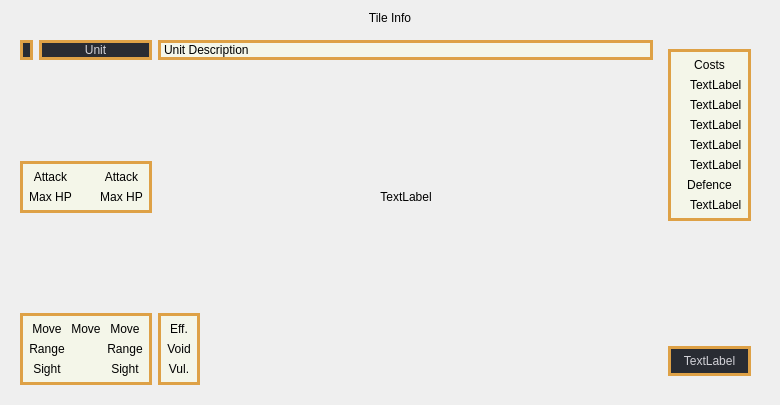
<?xml version="1.0" encoding="UTF-8"?>
<ui version="4.0">
 <class>DescriptionWidget</class>
 <widget class="QWidget" name="DescriptionWidget">
  <property name="geometry">
   <rect>
    <x>0</x>
    <y>0</y>
    <width>780</width>
    <height>405</height>
   </rect>
  </property>
  <property name="focusPolicy">
   <enum>Qt::StrongFocus</enum>
  </property>
  <property name="windowTitle">
   <string>Description</string>
  </property>
  <property name="autoFillBackground">
   <bool>true</bool>
  </property>
  <property name="styleSheet">
   <string notr="true">DescriptionWidget{
	background-image: url(:/image/bricks_background.png);
}</string>
  </property>
  <layout class="QVBoxLayout" name="verticalLayout">
   <item>
    <widget class="QLabel" name="label">
     <property name="text">
      <string>Tile Info</string>
     </property>
     <property name="alignment">
      <set>Qt::AlignCenter</set>
     </property>
    </widget>
   </item>
   <item>
    <widget class="QWidget" name="widget" native="true">
     <property name="autoFillBackground">
      <bool>true</bool>
     </property>
     <property name="styleSheet">
      <string notr="true"/>
     </property>
     <layout class="QHBoxLayout" name="horizontalLayout_2">
      <item>
       <layout class="QVBoxLayout" name="verticalLayout_2">
        <item>
         <layout class="QHBoxLayout" name="horizontalLayout">
          <item>
           <widget class="QLabel" name="unitIconLabel">
            <property name="sizePolicy">
             <sizepolicy hsizetype="Fixed" vsizetype="Preferred">
              <horstretch>0</horstretch>
              <verstretch>0</verstretch>
             </sizepolicy>
            </property>
            <property name="styleSheet">
             <string notr="true">QLabel{
	color: #d1d1d7;
	border: 3px solid #dea146;
	background-color: #292c33;
}</string>
            </property>
            <property name="text">
             <string/>
            </property>
            <property name="pixmap">
             <pixmap resource="resources.qrc">:/image/unit_icon/0</pixmap>
            </property>
           </widget>
          </item>
          <item>
           <widget class="QLabel" name="unitNameLabel">
            <property name="sizePolicy">
             <sizepolicy hsizetype="Preferred" vsizetype="Preferred">
              <horstretch>0</horstretch>
              <verstretch>0</verstretch>
             </sizepolicy>
            </property>
            <property name="styleSheet">
             <string notr="true">QLabel{
	color: #d1d1d7;
	border: 3px solid #dea146;
	background-color: #292c33;
}</string>
            </property>
            <property name="text">
             <string>Unit</string>
            </property>
            <property name="alignment">
             <set>Qt::AlignCenter</set>
            </property>
           </widget>
          </item>
         </layout>
        </item>
        <item>
         <spacer name="verticalSpacer_4">
          <property name="orientation">
           <enum>Qt::Vertical</enum>
          </property>
          <property name="sizeHint" stdset="0">
           <size>
            <width>20</width>
            <height>40</height>
           </size>
          </property>
         </spacer>
        </item>
        <item>
         <widget class="QWidget" name="unitBattleDataWidget" native="true">
          <property name="styleSheet">
           <string notr="true">#unitBattleDataWidget
{
	border: 3px solid #dea146;
	background-color: #f4f6e9;
}</string>
          </property>
          <layout class="QGridLayout" name="gridLayout_3">
           <item row="1" column="0">
            <widget class="QLabel" name="label_8">
             <property name="text">
              <string>Max HP</string>
             </property>
             <property name="alignment">
              <set>Qt::AlignCenter</set>
             </property>
            </widget>
           </item>
           <item row="1" column="1">
            <widget class="QLabel" name="label_9">
             <property name="text">
              <string/>
             </property>
             <property name="pixmap">
              <pixmap resource="resources.qrc">:/image/icon/heart</pixmap>
             </property>
             <property name="alignment">
              <set>Qt::AlignCenter</set>
             </property>
            </widget>
           </item>
           <item row="0" column="1">
            <widget class="QLabel" name="label_7">
             <property name="text">
              <string/>
             </property>
             <property name="pixmap">
              <pixmap resource="resources.qrc">:/image/icon/sword</pixmap>
             </property>
             <property name="alignment">
              <set>Qt::AlignCenter</set>
             </property>
            </widget>
           </item>
           <item row="0" column="0">
            <widget class="QLabel" name="label_2">
             <property name="text">
              <string>Attack</string>
             </property>
             <property name="alignment">
              <set>Qt::AlignCenter</set>
             </property>
            </widget>
           </item>
           <item row="0" column="2">
            <widget class="QLabel" name="attackLabel">
             <property name="text">
              <string>Attack</string>
             </property>
             <property name="alignment">
              <set>Qt::AlignCenter</set>
             </property>
            </widget>
           </item>
           <item row="1" column="2">
            <widget class="QLabel" name="maxHPLabel">
             <property name="text">
              <string>Max HP</string>
             </property>
             <property name="alignment">
              <set>Qt::AlignCenter</set>
             </property>
            </widget>
           </item>
          </layout>
         </widget>
        </item>
        <item>
         <spacer name="verticalSpacer">
          <property name="orientation">
           <enum>Qt::Vertical</enum>
          </property>
          <property name="sizeHint" stdset="0">
           <size>
            <width>20</width>
            <height>40</height>
           </size>
          </property>
         </spacer>
        </item>
        <item>
         <widget class="QWidget" name="unitDataWidget" native="true">
          <property name="styleSheet">
           <string notr="true">#unitDataWidget
{
	border: 3px solid #dea146;
	background-color: #f4f6e9;
}</string>
          </property>
          <layout class="QGridLayout" name="gridLayout_4">
           <item row="2" column="2">
            <widget class="QLabel" name="sightLabel">
             <property name="text">
              <string>Sight</string>
             </property>
             <property name="alignment">
              <set>Qt::AlignCenter</set>
             </property>
            </widget>
           </item>
           <item row="1" column="1">
            <widget class="QLabel" name="rangeIconLabel">
             <property name="text">
              <string/>
             </property>
             <property name="pixmap">
              <pixmap resource="resources.qrc">:/image/icon/groove</pixmap>
             </property>
             <property name="alignment">
              <set>Qt::AlignCenter</set>
             </property>
            </widget>
           </item>
           <item row="0" column="1">
            <widget class="QLabel" name="moveTypeLabel">
             <property name="text">
              <string>Move</string>
             </property>
             <property name="alignment">
              <set>Qt::AlignCenter</set>
             </property>
            </widget>
           </item>
           <item row="1" column="2">
            <widget class="QLabel" name="rangeLabel">
             <property name="text">
              <string>Range</string>
             </property>
             <property name="alignment">
              <set>Qt::AlignCenter</set>
             </property>
            </widget>
           </item>
           <item row="0" column="2">
            <widget class="QLabel" name="moveLabel">
             <property name="text">
              <string>Move</string>
             </property>
             <property name="alignment">
              <set>Qt::AlignCenter</set>
             </property>
            </widget>
           </item>
           <item row="2" column="1">
            <widget class="QLabel" name="sightIconLabel">
             <property name="text">
              <string/>
             </property>
             <property name="pixmap">
              <pixmap resource="resources.qrc">:/image/icon/sight</pixmap>
             </property>
             <property name="alignment">
              <set>Qt::AlignCenter</set>
             </property>
            </widget>
           </item>
           <item row="0" column="0">
            <widget class="QLabel" name="label_6">
             <property name="text">
              <string>Move</string>
             </property>
             <property name="alignment">
              <set>Qt::AlignCenter</set>
             </property>
            </widget>
           </item>
           <item row="2" column="0">
            <widget class="QLabel" name="label_11">
             <property name="text">
              <string>Sight</string>
             </property>
             <property name="alignment">
              <set>Qt::AlignCenter</set>
             </property>
            </widget>
           </item>
           <item row="1" column="0">
            <widget class="QLabel" name="label_5">
             <property name="text">
              <string>Range</string>
             </property>
             <property name="alignment">
              <set>Qt::AlignCenter</set>
             </property>
            </widget>
           </item>
          </layout>
         </widget>
        </item>
       </layout>
      </item>
      <item>
       <layout class="QVBoxLayout" name="verticalLayout_3">
        <item>
         <widget class="QLabel" name="descriptionLabel">
          <property name="styleSheet">
           <string notr="true">QLabel{
	border: 3px solid #dea146;
	background-color: #f4f6e9;
}</string>
          </property>
          <property name="text">
           <string>Unit Description</string>
          </property>
          <property name="wordWrap">
           <bool>true</bool>
          </property>
         </widget>
        </item>
        <item>
         <spacer name="horizontalSpacer">
          <property name="orientation">
           <enum>Qt::Horizontal</enum>
          </property>
          <property name="sizeHint" stdset="0">
           <size>
            <width>40</width>
            <height>20</height>
           </size>
          </property>
         </spacer>
        </item>
        <item>
         <spacer name="verticalSpacer_3">
          <property name="orientation">
           <enum>Qt::Vertical</enum>
          </property>
          <property name="sizeHint" stdset="0">
           <size>
            <width>20</width>
            <height>40</height>
           </size>
          </property>
         </spacer>
        </item>
        <item>
         <layout class="QHBoxLayout" name="horizontalLayout_5">
          <item>
           <spacer name="horizontalSpacer_3">
            <property name="orientation">
             <enum>Qt::Horizontal</enum>
            </property>
            <property name="sizeHint" stdset="0">
             <size>
              <width>40</width>
              <height>20</height>
             </size>
            </property>
           </spacer>
          </item>
          <item>
           <widget class="QLabel" name="unitPictureLabel">
            <property name="sizePolicy">
             <sizepolicy hsizetype="Preferred" vsizetype="Preferred">
              <horstretch>0</horstretch>
              <verstretch>0</verstretch>
             </sizepolicy>
            </property>
            <property name="text">
             <string>TextLabel</string>
            </property>
            <property name="alignment">
             <set>Qt::AlignCenter</set>
            </property>
           </widget>
          </item>
          <item>
           <spacer name="horizontalSpacer_2">
            <property name="orientation">
             <enum>Qt::Horizontal</enum>
            </property>
            <property name="sizeHint" stdset="0">
             <size>
              <width>40</width>
              <height>20</height>
             </size>
            </property>
           </spacer>
          </item>
         </layout>
        </item>
        <item>
         <spacer name="verticalSpacer_2">
          <property name="orientation">
           <enum>Qt::Vertical</enum>
          </property>
          <property name="sizeHint" stdset="0">
           <size>
            <width>20</width>
            <height>40</height>
           </size>
          </property>
         </spacer>
        </item>
        <item>
         <layout class="QHBoxLayout" name="horizontalLayout_3">
          <item>
           <widget class="QWidget" name="interunitsWidget" native="true">
            <property name="styleSheet">
             <string notr="true">#interunitsWidget
{
	border: 3px solid #dea146;
	background-color: #f4f6e9;
}</string>
            </property>
            <layout class="QGridLayout" name="interunitsLayout">
             <item row="1" column="0">
              <widget class="QLabel" name="label_3">
               <property name="sizePolicy">
                <sizepolicy hsizetype="Preferred" vsizetype="Preferred">
                 <horstretch>0</horstretch>
                 <verstretch>0</verstretch>
                </sizepolicy>
               </property>
               <property name="text">
                <string>Eff.</string>
               </property>
               <property name="alignment">
                <set>Qt::AlignCenter</set>
               </property>
              </widget>
             </item>
             <item row="2" column="0">
              <widget class="QLabel" name="label_10">
               <property name="text">
                <string>Void</string>
               </property>
               <property name="alignment">
                <set>Qt::AlignCenter</set>
               </property>
              </widget>
             </item>
             <item row="3" column="0">
              <widget class="QLabel" name="label_4">
               <property name="sizePolicy">
                <sizepolicy hsizetype="Preferred" vsizetype="Preferred">
                 <horstretch>0</horstretch>
                 <verstretch>0</verstretch>
                </sizepolicy>
               </property>
               <property name="text">
                <string>Vul.</string>
               </property>
               <property name="alignment">
                <set>Qt::AlignCenter</set>
               </property>
              </widget>
             </item>
            </layout>
           </widget>
          </item>
          <item>
           <spacer name="horizontalSpacer_4">
            <property name="orientation">
             <enum>Qt::Horizontal</enum>
            </property>
            <property name="sizeHint" stdset="0">
             <size>
              <width>40</width>
              <height>20</height>
             </size>
            </property>
           </spacer>
          </item>
         </layout>
        </item>
       </layout>
      </item>
      <item>
       <widget class="QWidget" name="terrainMainWidget" native="true">
        <layout class="QVBoxLayout" name="verticalLayout_4">
         <item>
          <widget class="QWidget" name="terrainWidget" native="true">
           <property name="styleSheet">
            <string notr="true">#terrainWidget
{
	border: 3px solid #dea146;
	background-color: #f4f6e9;
}</string>
           </property>
           <layout class="QGridLayout" name="gridLayout">
            <item row="2" column="0">
             <widget class="QLabel" name="label_14">
              <property name="text">
               <string/>
              </property>
              <property name="pixmap">
               <pixmap resource="resources.qrc">:/image/move_icon/1</pixmap>
              </property>
              <property name="alignment">
               <set>Qt::AlignCenter</set>
              </property>
             </widget>
            </item>
            <item row="3" column="1">
             <widget class="QLabel" name="moveLabel3">
              <property name="text">
               <string>TextLabel</string>
              </property>
             </widget>
            </item>
            <item row="5" column="0">
             <widget class="QLabel" name="label_18">
              <property name="text">
               <string/>
              </property>
              <property name="pixmap">
               <pixmap resource="resources.qrc">:/image/move_icon/3</pixmap>
              </property>
              <property name="alignment">
               <set>Qt::AlignCenter</set>
              </property>
             </widget>
            </item>
            <item row="1" column="0">
             <widget class="QLabel" name="label_12">
              <property name="text">
               <string/>
              </property>
              <property name="pixmap">
               <pixmap resource="resources.qrc">:/image/move_icon/0</pixmap>
              </property>
              <property name="alignment">
               <set>Qt::AlignCenter</set>
              </property>
             </widget>
            </item>
            <item row="5" column="1">
             <widget class="QLabel" name="moveLabel4">
              <property name="text">
               <string>TextLabel</string>
              </property>
             </widget>
            </item>
            <item row="0" column="0" colspan="2">
             <widget class="QLabel" name="label_24">
              <property name="text">
               <string>Costs</string>
              </property>
              <property name="alignment">
               <set>Qt::AlignCenter</set>
              </property>
             </widget>
            </item>
            <item row="6" column="0">
             <widget class="QLabel" name="label_20">
              <property name="text">
               <string/>
              </property>
              <property name="pixmap">
               <pixmap resource="resources.qrc">:/image/move_icon/4</pixmap>
              </property>
              <property name="alignment">
               <set>Qt::AlignCenter</set>
              </property>
             </widget>
            </item>
            <item row="2" column="1">
             <widget class="QLabel" name="moveLabel2">
              <property name="text">
               <string>TextLabel</string>
              </property>
             </widget>
            </item>
            <item row="8" column="1">
             <widget class="QLabel" name="defenceLabel">
              <property name="text">
               <string>TextLabel</string>
              </property>
             </widget>
            </item>
            <item row="1" column="1">
             <widget class="QLabel" name="moveLabel1">
              <property name="text">
               <string>TextLabel</string>
              </property>
             </widget>
            </item>
            <item row="3" column="0">
             <widget class="QLabel" name="label_16">
              <property name="text">
               <string/>
              </property>
              <property name="pixmap">
               <pixmap resource="resources.qrc">:/image/move_icon/2</pixmap>
              </property>
              <property name="alignment">
               <set>Qt::AlignCenter</set>
              </property>
             </widget>
            </item>
            <item row="6" column="1">
             <widget class="QLabel" name="moveLabel5">
              <property name="text">
               <string>TextLabel</string>
              </property>
             </widget>
            </item>
            <item row="8" column="0">
             <widget class="QLabel" name="label_22">
              <property name="text">
               <string/>
              </property>
              <property name="pixmap">
               <pixmap resource="resources.qrc">:/image/icon/shield</pixmap>
              </property>
              <property name="alignment">
               <set>Qt::AlignCenter</set>
              </property>
             </widget>
            </item>
            <item row="7" column="0" colspan="2">
             <widget class="QLabel" name="label_25">
              <property name="text">
               <string>Defence</string>
              </property>
              <property name="alignment">
               <set>Qt::AlignCenter</set>
              </property>
             </widget>
            </item>
           </layout>
          </widget>
         </item>
         <item>
          <spacer name="verticalSpacer_5">
           <property name="orientation">
            <enum>Qt::Vertical</enum>
           </property>
           <property name="sizeHint" stdset="0">
            <size>
             <width>20</width>
             <height>40</height>
            </size>
           </property>
          </spacer>
         </item>
         <item>
          <widget class="QLabel" name="terrainLabel">
           <property name="styleSheet">
            <string notr="true">QLabel{
	color: #d1d1d7;
	border: 3px solid #dea146;
	background-color: #292c33;
	padding: 5px 2px
}</string>
           </property>
           <property name="text">
            <string>TextLabel</string>
           </property>
           <property name="alignment">
            <set>Qt::AlignCenter</set>
           </property>
          </widget>
         </item>
        </layout>
       </widget>
      </item>
     </layout>
    </widget>
   </item>
  </layout>
 </widget>
 <resources>
  <include location="resources.qrc"/>
 </resources>
 <connections/>
</ui>
